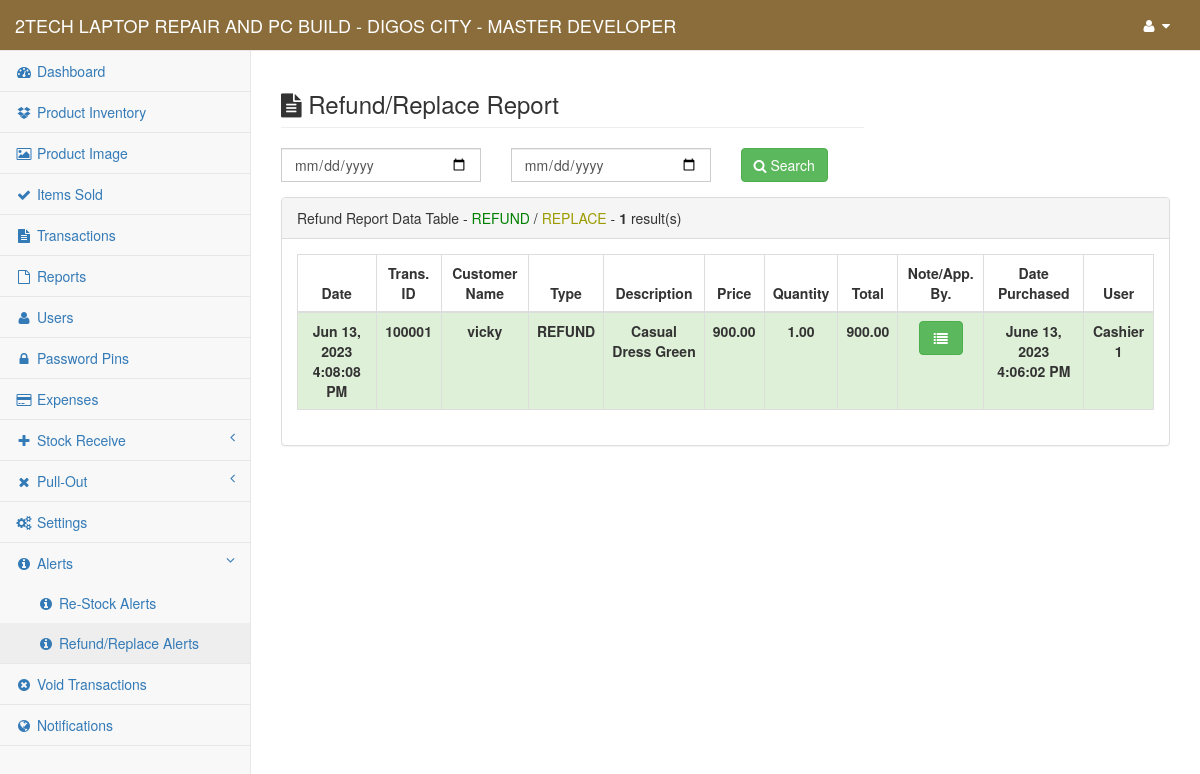
The app's page /content/admin/refund_replace_alerts (signed in) with its own data.
### tables this page shows
CREATE TABLE `gy_my_project` (
  `gy_project` int(1) NOT NULL,
  `gy_project_name` text NOT NULL,
  `gy_project_address` text NOT NULL,
  `gy_system_title` text NOT NULL,
  `gy_year_origin` datetime NOT NULL
);

CREATE TABLE `gy_user` (
  `gy_user_id` int(10) NOT NULL,
  `gy_user_code` varchar(8) NOT NULL,
  `gy_full_name` varchar(255) NOT NULL,
  `gy_username` varchar(50) NOT NULL,
  `gy_password` varchar(100) NOT NULL,
  `gy_user_type` int(5) NOT NULL,
  `gy_user_status` int(1) NOT NULL,
  `gy_branch_id` int(11) NOT NULL
);

CREATE TABLE `gy_refund` (
  `gy_refund_id` int(11) NOT NULL,
  `gy_refund_type` varchar(50) NOT NULL,
  `gy_trans_code` varchar(20) NOT NULL,
  `gy_trans_custname` varchar(100) NOT NULL,
  `gy_product_code` varchar(30) NOT NULL,
  `gy_product_name` text NOT NULL,
  `gy_product_price` double NOT NULL,
  `gy_product_quantity` double NOT NULL,
  `gy_refund_note` text NOT NULL,
  `gy_user_id` int(11) NOT NULL,
  `gy_refund_date` datetime NOT NULL,
  `gy_trans_date` datetime NOT NULL,
  `gy_branch_id` int(11) NOT NULL
);

### conf/my_project.php (called while the page is built, shortened)
<?php
	include 'conn.php';
	$find_my_data=$link->query("SELECT * From `gy_my_project` Where `gy_project`='1'");
	$my_project_detail=$find_my_data->fetch_array();
	$my_project_name = $my_project_detail['gy_project_name'];
?>

### content/admin/session.php (called while the page is built, shortened)
<?php
    $user_id = $_SESSION['fus_user_id'];
    $identify_user=$link->query("Select * From `gy_user` Where `gy_user_id`='$user_id'");
    $row=$identify_user->fetch_array();
    $user_info = $row['gy_full_name'];
?>

### content/admin/my_pagination.php (called while the page is built, shortened)
<?php
        $page_rows = $my_num_rows;
        $pagenum = 1;
        $limit = 'LIMIT ' .($pagenum - 1) * $page_rows .',' .$page_rows;
        $sql = $query_three." $limit";
        $query = mysqli_query($link, $sql);
?>

### content/admin/refund_replace_alerts.php (the view, shortened to what this page needs)
<?php
    include("../../conf/function.php");
    include("session.php");
    include("../../conf/my_project.php");
    $my_project_header_title = "Refund/Replace Report";
    $query_one = "Select * From `gy_refund` Order By `gy_refund_id` ASC";
    $query_three = "Select * From `gy_refund` Order By `gy_refund_id` ASC ";
    $my_num_rows = 20;
    include 'my_pagination.php';
    $count_results=$link->query($query_one)->num_rows;
?>
<!DOCTYPE html>
<html lang="en">
    <?php include 'head.php'; ?>
<body>
    <div id="wrapper">
        <?php include 'nav.php'; ?>
        <?php include('modal.php');?>
        <div id="page-wrapper">
            <div class="row">
                <div class="col-lg-8">
                    <h3 class="page-header"><i class="fa fa-file-text"></i> <?php echo $my_project_header_title; ?></h3>
                </div>
                <div class="col-lg-4">
                </div>
            </div>
            <div class="row">
                <div class="col-md-12">
                    <div class="row">
                        <form method="post" enctype="multipart/form-data" id="my_form" action="redirect_manager">
                            <div class="col-md-3">
                                <div class="form-group">
                                    <input type="date" class="form-control" name="re_date_search_f" id="re_date_search1" style="border-radius: 0px;" required>
                                </div>
                            </div>
                            <div class="col-md-3">
                                <div class="form-group">
                                    <input type="date" class="form-control" name="re_date_search_t" id="re_date_search2" style="border-radius: 0px;" required>
                                </div>
                            </div>
                            <div class="col-md-3">
                                <div class="form-group">
                                    <button type="submit" name="refund_btn" class="btn btn-success" title="click to search ..."><i class="fa fa-search"></i> Search</button>
                                </div>
                            </div>
                        </form>
                    </div>
                    <div class="panel panel-default">
                        <div class="panel-heading">
                            Refund Report Data Table - <span style="color: green;">REFUND</span> / <span style="color: #9c9c00;">REPLACE</span> - <b><?php echo 0+$count_results; ?></b> result(s)
                        </div>
                        <div class="panel-body">
                            <div class="table-responsive">
                                <table class="table table-striped table-bordered table-hover">
                                    <thead>
                                        <tr>
                                            <th><center>Date</center></th>
                                            <th><center>Trans. ID</center></th>
                                            <th><center>Customer Name</center></th>
                                            <th><center>Type</center></th>
                                            <th><center>Description</center></th>
                                            <th><center>Price</center></th>
                                            <th><center>Quantity</center></th>
                                            <th><center>Total</center></th>
                                            <th><center>Note/App. By.</center></th>
                                            <th><center>Date Purchased</center></th>
                                            <th><center>User</center></th>
                                        </tr>
                                    </thead>
                                    <tbody>
                                    <?php
                                        while ($ref_row=$query->fetch_array()) {
                                            if ($ref_row['gy_refund_type'] == 'REFUND') {
                                                $my_row_color = "success";
                                            }else{
                                                $my_row_color = "warning";
                                            }
                                            $my_total = $ref_row['gy_product_price'] * $ref_row['gy_product_quantity'];
                                            $cashier_identifier=$ref_row['gy_user_id'];
                                            $get_user_info=$link->query("Select * From `gy_user` Where `gy_user_id`='$cashier_identifier'");
                                            $user_info_row=$get_user_info->fetch_array();
                                            $p_identifier=$ref_row['gy_product_code'];
                                            $get_p_info=$link->query("Select * From `gy_products` Where `gy_product_code`='$p_identifier'");
                                            $p_row=$get_p_info->fetch_array();
                                    ?>
                                        <tr class="<?php echo $my_row_color; ?>">
                                            <td style="font-weight: bold;"><center><?php echo date("M d, Y g:i:s A", strtotime($ref_row['gy_refund_date'])); ?></center></td>
                                            <td style="font-weight: bold;"><center><?php echo $ref_row['gy_trans_code']; ?></center></td>
                                            <td style="font-weight: bold;"><center><?php echo $ref_row['gy_trans_custname']; ?></center></td>
                                            <td style="font-weight: bold;"><center><?php echo $ref_row['gy_refund_type']; ?></center></td>
                                            <td style="font-weight: bold;"><center><?php echo $ref_row['gy_product_name']; ?></center></td>
                                            <td style="font-weight: bold;"><center><?php echo number_format($ref_row['gy_product_price'],2); ?></center></td>
                                            <td style="font-weight: bold;"><center><?php echo number_format($ref_row['gy_product_quantity'],2)." ".$p_row['gy_product_unit']; ?></center></td>
                                            <td style="font-weight: bold;"><center><?php echo number_format($my_total,2); ?></center></td>
                                            <td><center><button type="button" class="btn btn-<?php echo $my_row_color; ?>" title="click to see view the note ..." data-target="#details_<?php echo $ref_row['gy_refund_id']; ?>" data-toggle="modal"><i class="fa fa-list fa-fw"></i></button></center></td>
                                            <td style="font-weight: bold;"><center><?php echo date("F d, Y g:i:s A",strtotime($ref_row['gy_trans_date'])); ?></center></td>
                                            <td style="font-weight: bold;"><center><?php echo $user_info_row['gy_full_name']; ?></center></td>
                                        </tr>
                                    <?php } ?>
                                    </tbody>
                                </table>
                            </div>
                        </div>
                    </div>
                </div>
            </div>
            <div class="row">
                <div class="col-md-12">
                    <div class="text-center">
                    </div>
                 </div>
            </div>
        </div>
    </div>
</body>
</html>

### content/admin/nav.php (shortened to what this page needs)
<nav class="navbar navbar-default navbar-static-top" role="navigation" style="margin-bottom: 0; background-color: #8a6d3b; color: #fff;">
    <div class="navbar-header">
        <a class="navbar-brand" href="index"><span style="text-transform: uppercase; color: #fff;"><?php echo $my_project_name; ?> <?php echo $my_project_title; ?> - <?php echo $user_info ?></span></a>
    </div>
    <div class="full-right">
    <ul class="nav navbar-top-links navbar-right">
        <li class="dropdown">
            <a class="dropdown-toggle" data-toggle="dropdown" id="navi" href="#">
                <i class="fa fa-user fa-fw"></i>  <i class="fa fa-caret-down"></i>
            </a>
        </li>
    </ul>
    </div>
        <?php include("side-panel.php"); ?>
</nav>

### content/admin/nav.php (style rules this page uses)
#navi { color: #fff; }

### records on screen
gy_my_project: gy_project_name "2TECH LAPTOP REPAIR AND PC BUILD - DIGOS CITY"
gy_user: gy_full_name "MASTER DEVELOPER"
gy_refund: gy_refund_date "Jun 13, 2023 4:08:08 PM", gy_trans_code "100001", gy_trans_custname "vicky", gy_refund_type "REFUND", gy_product_name "Casual Dress Green", gy_product_price "900.00", gy_product_quantity "1.00", my_total "900.00", gy_trans_date "June 13, 2023 4:06:02 PM", gy_user.gy_full_name "Cashier 1"

### other values on screen
$my_project_header_title "Refund/Replace Report"
0+$count_results "1"
